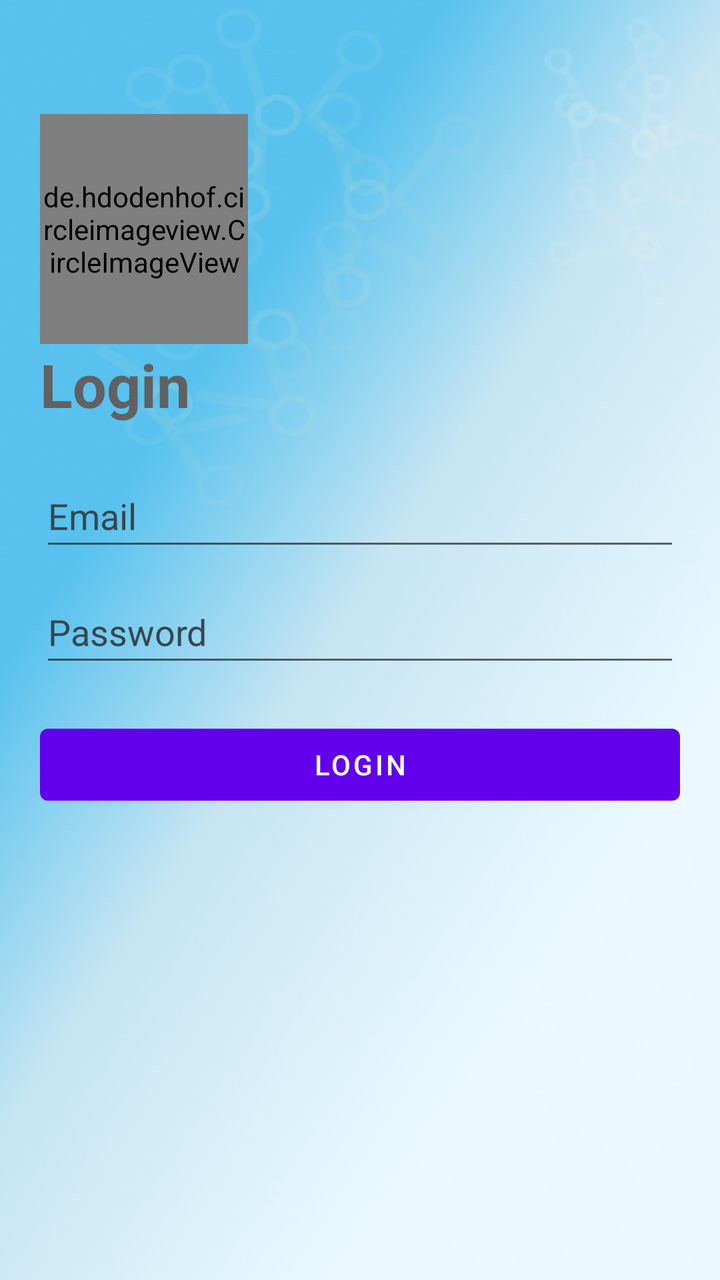
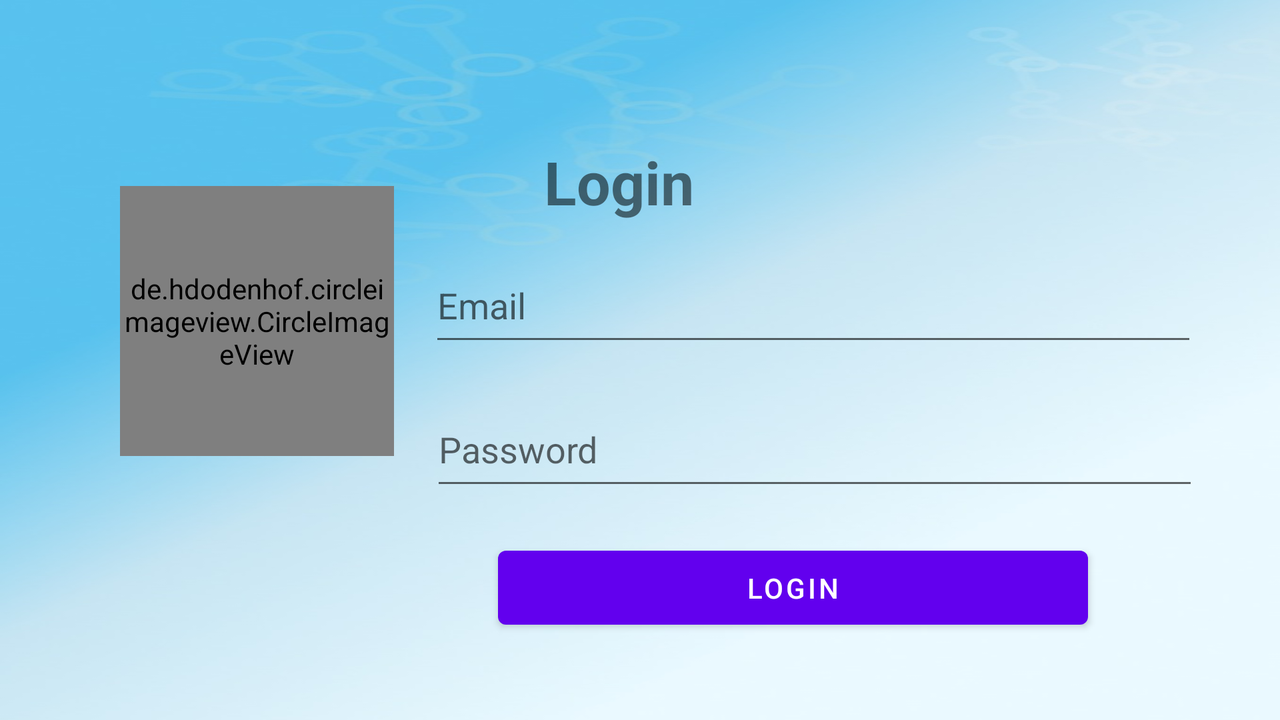

First picture: res/layout/ on a phone held upright. Second picture: the repository's own variant of that layout, on a device whose configuration matches the variant's folder. Source for both follows.
<!-- AndroidManifest.xml: application theme Theme.Salsalia -->
<!-- res/layout/activity_login.xml -->
<?xml version="1.0" encoding="utf-8"?>
<LinearLayout xmlns:android="http://schemas.android.com/apk/res/android"
    xmlns:tools="http://schemas.android.com/tools"
    android:layout_width="match_parent"
    android:layout_height="match_parent"
    android:padding="20dp"
    android:background="@drawable/background"
    android:orientation="vertical"
    >

    
    
    
    
    
    <de.hdodenhof.circleimageview.CircleImageView
        android:id="@+id/myPict"
        android:layout_width="104dp"
        android:layout_height="115dp"
        android:layout_marginTop="37dp"
        android:src="@drawable/utdi" />

    
    
    
    
    <TextView
        android:layout_width="match_parent"
        android:layout_height="wrap_content"
        android:paddingBottom="20dp"
        android:text="@string/login"
        android:textColor="#616161"
        android:textSize="30sp"
        android:textStyle="bold" />

    
    
    
    
    <EditText
        android:id="@+id/email"
        android:layout_width="match_parent"
        android:layout_height="wrap_content"
        android:layout_marginBottom="10dp"
        android:hint="@string/email"
        android:minHeight="48dp"
        android:textColorHint="#37474F" />

    
    
    
    
    <EditText
        android:id="@+id/password"
        android:layout_width="match_parent"
        android:layout_height="wrap_content"
        android:hint="@string/password"
        android:inputType="textPassword"
        android:minHeight="48dp"
        android:textColorHint="#37474F" />

    
    
    
    <Button
        android:id="@+id/btn_login"
        android:layout_width="match_parent"
        android:layout_height="wrap_content"
        android:layout_marginTop="20dp"
        android:text="@string/login"
        tools:ignore="DuplicateSpeakableTextCheck" />
</LinearLayout>
<!-- resources referenced by this layout -->
<resources>
  <!-- drawable background: jpeg bitmap (drawable-v24, 31852 bytes) -->
  <!-- drawable utdi: png bitmap (drawable-v24, 151615 bytes) -->
  <string name="email">Email</string>
  <string name="login">Login</string>
  <string name="password">Password</string>
  <style name="Theme.Salsalia" parent="Theme.MaterialComponents.DayNight.DarkActionBar">
          
          <item name="colorPrimary">@color/purple_500</item>
          <item name="colorPrimaryVariant">@color/purple_700</item>
          <item name="colorOnPrimary">@color/white</item>
          
          <item name="colorSecondary">@color/teal_200</item>
          <item name="colorSecondaryVariant">@color/teal_700</item>
          <item name="colorOnSecondary">@color/black</item>
          
          <item name="android:statusBarColor" tools:targetApi="l">?attr/colorPrimaryVariant</item>
          
      </style>
</resources>
<!-- res/layout-land/activity_login.xml (the repository's variant of the layout above) -->
<!-- drawn on the phone turned sideways -->
<?xml version="1.0" encoding="utf-8"?>
<androidx.constraintlayout.widget.ConstraintLayout xmlns:android="http://schemas.android.com/apk/res/android"
    xmlns:app="http://schemas.android.com/apk/res-auto"
    xmlns:tools="http://schemas.android.com/tools"
    android:layout_width="match_parent"
    android:layout_height="match_parent"
    android:padding="20dp"
    android:background="@drawable/background"
    android:orientation="horizontal"
    >

    
    
    
    
    
     <de.hdodenhof.circleimageview.CircleImageView
        android:id="@+id/circularImageView"
        android:layout_width="137dp"
        android:layout_height="135dp"
        android:layout_marginStart="40dp"
        android:src="@drawable/utdi"
        app:layout_constraintBottom_toBottomOf="parent"
        app:layout_constraintStart_toStartOf="parent"
        app:layout_constraintTop_toTopOf="parent"
        app:layout_constraintVertical_bias="0.394" />

    
    
    
    
    <EditText
        android:id="@+id/email"
        android:layout_width="384dp"
        android:layout_height="54dp"
        android:layout_marginTop="104dp"
        android:hint="Email"
        app:layout_constraintEnd_toEndOf="parent"
        app:layout_constraintHorizontal_bias="0.454"
        app:layout_constraintStart_toEndOf="@+id/circularImageView"
        app:layout_constraintTop_toTopOf="parent"
        tools:ignore="TouchTargetSizeCheck" />

    
    
    
    <TextView
        android:layout_width="86dp"
        android:layout_height="45dp"
        android:layout_marginStart="252dp"
        android:text="Login"
        android:textSize="30dp"
        android:textStyle="bold"
        app:layout_constraintBottom_toTopOf="@+id/email"
        app:layout_constraintStart_toStartOf="parent"
        app:layout_constraintTop_toTopOf="parent"
        app:layout_constraintVertical_bias="0.86" />

    
    
    
    
    
    <EditText
        android:id="@+id/password"
        android:layout_width="384dp"
        android:layout_height="54dp"
        android:layout_marginTop="176dp"
        android:hint="Password"
        android:inputType="textPassword"
        app:layout_constraintEnd_toEndOf="parent"
        app:layout_constraintHorizontal_bias="0.469"
        app:layout_constraintStart_toEndOf="@+id/circularImageView"
        app:layout_constraintTop_toTopOf="parent"
        tools:ignore="TouchTargetSizeCheck" />

    
    
    
    
    <Button
        android:id="@+id/btn_login"
        android:layout_width="295dp"
        android:layout_height="49dp"
        android:layout_marginTop="8dp"
        android:text="Login"
        app:layout_constraintBottom_toBottomOf="parent"
        app:layout_constraintEnd_toEndOf="parent"
        app:layout_constraintHorizontal_bias="0.405"
        app:layout_constraintStart_toEndOf="@+id/circularImageView"
        app:layout_constraintTop_toBottomOf="@+id/password"
        app:layout_constraintVertical_bias="0.348" />
</androidx.constraintlayout.widget.ConstraintLayout>
<!-- resources referenced by the variant -->
<!-- as the phone turned sideways resolves them -->
<resources>
  <!-- drawable background: jpeg bitmap (drawable-v24, 31852 bytes) -->
  <!-- drawable utdi: png bitmap (drawable-v24, 151615 bytes) -->
  <style name="Theme.Salsalia" parent="Theme.MaterialComponents.DayNight.DarkActionBar">
          
          <item name="colorPrimary">@color/purple_500</item>
          <item name="colorPrimaryVariant">@color/purple_700</item>
          <item name="colorOnPrimary">@color/white</item>
          
          <item name="colorSecondary">@color/teal_200</item>
          <item name="colorSecondaryVariant">@color/teal_700</item>
          <item name="colorOnSecondary">@color/black</item>
          
          <item name="android:statusBarColor" tools:targetApi="l">?attr/colorPrimaryVariant</item>
          
      </style>
</resources>
